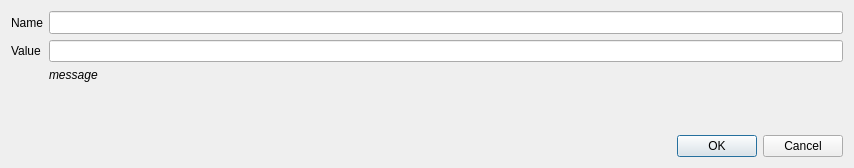
<?xml version="1.0" encoding="UTF-8"?>
<ui version="4.0">
 <class>Dialog</class>
 <widget class="QDialog" name="Dialog">
  <property name="geometry">
   <rect>
    <x>0</x>
    <y>0</y>
    <width>854</width>
    <height>168</height>
   </rect>
  </property>
  <property name="windowTitle">
   <string>Dialog</string>
  </property>
  <layout class="QVBoxLayout" name="verticalLayout_2">
   <item>
    <layout class="QFormLayout" name="formLayout">
     <item row="0" column="1">
      <widget class="QLineEdit" name="ledName">
       <property name="font">
        <font>
         <family>DejaVu Sans Mono</family>
         <italic>false</italic>
        </font>
       </property>
       <property name="placeholderText">
        <string/>
       </property>
      </widget>
     </item>
     <item row="0" column="0">
      <widget class="QLabel" name="label">
       <property name="text">
        <string>Name</string>
       </property>
      </widget>
     </item>
     <item row="2" column="0">
      <widget class="QLabel" name="lblValue">
       <property name="text">
        <string>Value</string>
       </property>
      </widget>
     </item>
     <item row="2" column="1">
      <widget class="QLineEdit" name="ledValue"/>
     </item>
     <item row="3" column="1">
      <widget class="QLabel" name="lblMsg">
       <property name="sizePolicy">
        <sizepolicy hsizetype="Preferred" vsizetype="Maximum">
         <horstretch>0</horstretch>
         <verstretch>0</verstretch>
        </sizepolicy>
       </property>
       <property name="font">
        <font>
         <italic>true</italic>
        </font>
       </property>
       <property name="text">
        <string>message</string>
       </property>
      </widget>
     </item>
    </layout>
   </item>
   <item>
    <widget class="QDialogButtonBox" name="buttonBox">
     <property name="orientation">
      <enum>Qt::Horizontal</enum>
     </property>
     <property name="standardButtons">
      <set>QDialogButtonBox::Cancel|QDialogButtonBox::Ok</set>
     </property>
    </widget>
   </item>
  </layout>
 </widget>
 <resources/>
 <connections>
  <connection>
   <sender>buttonBox</sender>
   <signal>accepted()</signal>
   <receiver>Dialog</receiver>
   <slot>accept()</slot>
   <hints>
    <hint type="sourcelabel">
     <x>248</x>
     <y>254</y>
    </hint>
    <hint type="destinationlabel">
     <x>157</x>
     <y>274</y>
    </hint>
   </hints>
  </connection>
  <connection>
   <sender>buttonBox</sender>
   <signal>rejected()</signal>
   <receiver>Dialog</receiver>
   <slot>reject()</slot>
   <hints>
    <hint type="sourcelabel">
     <x>316</x>
     <y>260</y>
    </hint>
    <hint type="destinationlabel">
     <x>286</x>
     <y>274</y>
    </hint>
   </hints>
  </connection>
 </connections>
</ui>
